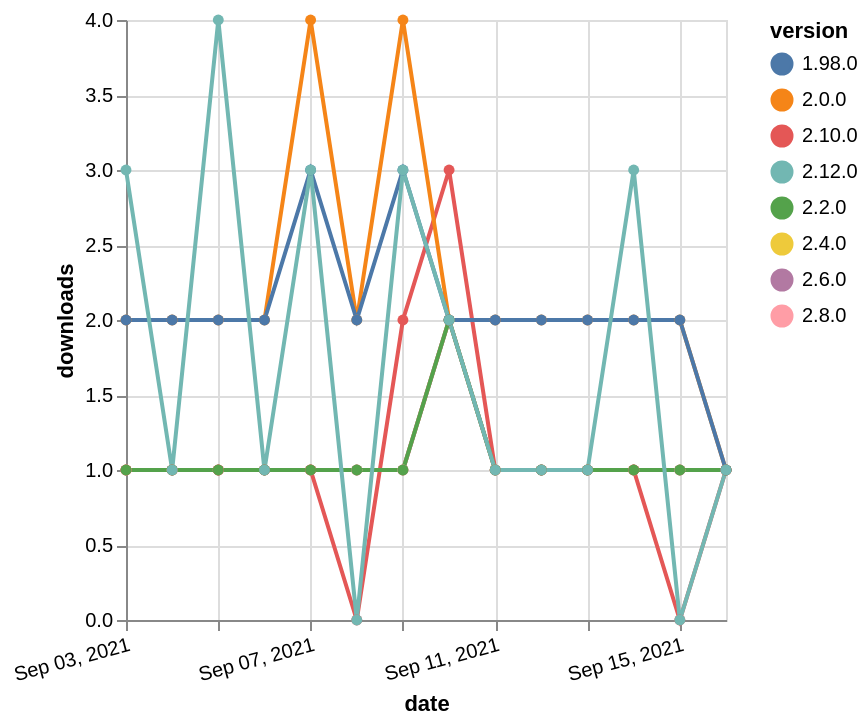

The Vega-Lite source for this figure:
### Vega-Lite specification from a JSON file in a GitHub repository (floating-point values rounded to 4 significant figures)
{"$schema": "https://vega.github.io/schema/vega-lite/v5.json", "description": "A simple bar chart with embedded data.", "data": {"values": [{"date": "2021-09-03", "total": 191, "delta": 1, "version": "2.4.0"}, {"date": "2021-09-04", "total": 192, "delta": 1, "version": "2.4.0"}, {"date": "2021-09-05", "total": 193, "delta": 1, "version": "2.4.0"}, {"date": "2021-09-06", "total": 194, "delta": 1, "version": "2.4.0"}, {"date": "2021-09-07", "total": 195, "delta": 1, "version": "2.4.0"}, {"date": "2021-09-08", "total": 196, "delta": 1, "version": "2.4.0"}, {"date": "2021-09-09", "total": 197, "delta": 1, "version": "2.4.0"}, {"date": "2021-09-10", "total": 199, "delta": 2, "version": "2.4.0"}, {"date": "2021-09-11", "total": 200, "delta": 1, "version": "2.4.0"}, {"date": "2021-09-12", "total": 201, "delta": 1, "version": "2.4.0"}, {"date": "2021-09-13", "total": 202, "delta": 1, "version": "2.4.0"}, {"date": "2021-09-14", "total": 203, "delta": 1, "version": "2.4.0"}, {"date": "2021-09-15", "total": 204, "delta": 1, "version": "2.4.0"}, {"date": "2021-09-16", "total": 205, "delta": 1, "version": "2.4.0"}, {"date": "2021-09-03", "total": 155, "delta": 1, "version": "2.8.0"}, {"date": "2021-09-04", "total": 156, "delta": 1, "version": "2.8.0"}, {"date": "2021-09-05", "total": 157, "delta": 1, "version": "2.8.0"}, {"date": "2021-09-06", "total": 158, "delta": 1, "version": "2.8.0"}, {"date": "2021-09-07", "total": 159, "delta": 1, "version": "2.8.0"}, {"date": "2021-09-08", "total": 160, "delta": 1, "version": "2.8.0"}, {"date": "2021-09-09", "total": 161, "delta": 1, "version": "2.8.0"}, {"date": "2021-09-10", "total": 163, "delta": 2, "version": "2.8.0"}, {"date": "2021-09-11", "total": 164, "delta": 1, "version": "2.8.0"}, {"date": "2021-09-12", "total": 165, "delta": 1, "version": "2.8.0"}, {"date": "2021-09-13", "total": 166, "delta": 1, "version": "2.8.0"}, {"date": "2021-09-14", "total": 167, "delta": 1, "version": "2.8.0"}, {"date": "2021-09-15", "total": 168, "delta": 1, "version": "2.8.0"}, {"date": "2021-09-16", "total": 169, "delta": 1, "version": "2.8.0"}, {"date": "2021-09-03", "total": 182, "delta": 1, "version": "2.6.0"}, {"date": "2021-09-04", "total": 183, "delta": 1, "version": "2.6.0"}, {"date": "2021-09-05", "total": 184, "delta": 1, "version": "2.6.0"}, {"date": "2021-09-06", "total": 185, "delta": 1, "version": "2.6.0"}, {"date": "2021-09-07", "total": 186, "delta": 1, "version": "2.6.0"}, {"date": "2021-09-08", "total": 187, "delta": 1, "version": "2.6.0"}, {"date": "2021-09-09", "total": 188, "delta": 1, "version": "2.6.0"}, {"date": "2021-09-10", "total": 190, "delta": 2, "version": "2.6.0"}, {"date": "2021-09-11", "total": 191, "delta": 1, "version": "2.6.0"}, {"date": "2021-09-12", "total": 192, "delta": 1, "version": "2.6.0"}, {"date": "2021-09-13", "total": 193, "delta": 1, "version": "2.6.0"}, {"date": "2021-09-14", "total": 194, "delta": 1, "version": "2.6.0"}, {"date": "2021-09-15", "total": 195, "delta": 1, "version": "2.6.0"}, {"date": "2021-09-16", "total": 196, "delta": 1, "version": "2.6.0"}, {"date": "2021-09-03", "total": 193, "delta": 1, "version": "2.10.0"}, {"date": "2021-09-04", "total": 194, "delta": 1, "version": "2.10.0"}, {"date": "2021-09-05", "total": 195, "delta": 1, "version": "2.10.0"}, {"date": "2021-09-06", "total": 196, "delta": 1, "version": "2.10.0"}, {"date": "2021-09-07", "total": 197, "delta": 1, "version": "2.10.0"}, {"date": "2021-09-08", "total": 197, "delta": 0, "version": "2.10.0"}, {"date": "2021-09-09", "total": 199, "delta": 2, "version": "2.10.0"}, {"date": "2021-09-10", "total": 202, "delta": 3, "version": "2.10.0"}, {"date": "2021-09-11", "total": 203, "delta": 1, "version": "2.10.0"}, {"date": "2021-09-12", "total": 204, "delta": 1, "version": "2.10.0"}, {"date": "2021-09-13", "total": 205, "delta": 1, "version": "2.10.0"}, {"date": "2021-09-14", "total": 206, "delta": 1, "version": "2.10.0"}, {"date": "2021-09-15", "total": 206, "delta": 0, "version": "2.10.0"}, {"date": "2021-09-16", "total": 207, "delta": 1, "version": "2.10.0"}, {"date": "2021-09-03", "total": 2455, "delta": 2, "version": "2.0.0"}, {"date": "2021-09-04", "total": 2457, "delta": 2, "version": "2.0.0"}, {"date": "2021-09-05", "total": 2459, "delta": 2, "version": "2.0.0"}, {"date": "2021-09-06", "total": 2461, "delta": 2, "version": "2.0.0"}, {"date": "2021-09-07", "total": 2465, "delta": 4, "version": "2.0.0"}, {"date": "2021-09-08", "total": 2467, "delta": 2, "version": "2.0.0"}, {"date": "2021-09-09", "total": 2471, "delta": 4, "version": "2.0.0"}, {"date": "2021-09-10", "total": 2473, "delta": 2, "version": "2.0.0"}, {"date": "2021-09-11", "total": 2475, "delta": 2, "version": "2.0.0"}, {"date": "2021-09-12", "total": 2477, "delta": 2, "version": "2.0.0"}, {"date": "2021-09-13", "total": 2479, "delta": 2, "version": "2.0.0"}, {"date": "2021-09-14", "total": 2481, "delta": 2, "version": "2.0.0"}, {"date": "2021-09-15", "total": 2483, "delta": 2, "version": "2.0.0"}, {"date": "2021-09-16", "total": 2484, "delta": 1, "version": "2.0.0"}, {"date": "2021-09-03", "total": 242, "delta": 1, "version": "2.2.0"}, {"date": "2021-09-04", "total": 243, "delta": 1, "version": "2.2.0"}, {"date": "2021-09-05", "total": 244, "delta": 1, "version": "2.2.0"}, {"date": "2021-09-06", "total": 245, "delta": 1, "version": "2.2.0"}, {"date": "2021-09-07", "total": 246, "delta": 1, "version": "2.2.0"}, {"date": "2021-09-08", "total": 247, "delta": 1, "version": "2.2.0"}, {"date": "2021-09-09", "total": 248, "delta": 1, "version": "2.2.0"}, {"date": "2021-09-10", "total": 250, "delta": 2, "version": "2.2.0"}, {"date": "2021-09-11", "total": 251, "delta": 1, "version": "2.2.0"}, {"date": "2021-09-12", "total": 252, "delta": 1, "version": "2.2.0"}, {"date": "2021-09-13", "total": 253, "delta": 1, "version": "2.2.0"}, {"date": "2021-09-14", "total": 254, "delta": 1, "version": "2.2.0"}, {"date": "2021-09-15", "total": 255, "delta": 1, "version": "2.2.0"}, {"date": "2021-09-16", "total": 256, "delta": 1, "version": "2.2.0"}, {"date": "2021-09-03", "total": 2347, "delta": 2, "version": "1.98.0"}, {"date": "2021-09-04", "total": 2349, "delta": 2, "version": "1.98.0"}, {"date": "2021-09-05", "total": 2351, "delta": 2, "version": "1.98.0"}, {"date": "2021-09-06", "total": 2353, "delta": 2, "version": "1.98.0"}, {"date": "2021-09-07", "total": 2356, "delta": 3, "version": "1.98.0"}, {"date": "2021-09-08", "total": 2358, "delta": 2, "version": "1.98.0"}, {"date": "2021-09-09", "total": 2361, "delta": 3, "version": "1.98.0"}, {"date": "2021-09-10", "total": 2363, "delta": 2, "version": "1.98.0"}, {"date": "2021-09-11", "total": 2365, "delta": 2, "version": "1.98.0"}, {"date": "2021-09-12", "total": 2367, "delta": 2, "version": "1.98.0"}, {"date": "2021-09-13", "total": 2369, "delta": 2, "version": "1.98.0"}, {"date": "2021-09-14", "total": 2371, "delta": 2, "version": "1.98.0"}, {"date": "2021-09-15", "total": 2373, "delta": 2, "version": "1.98.0"}, {"date": "2021-09-16", "total": 2374, "delta": 1, "version": "1.98.0"}, {"date": "2021-09-03", "total": 128, "delta": 3, "version": "2.12.0"}, {"date": "2021-09-04", "total": 129, "delta": 1, "version": "2.12.0"}, {"date": "2021-09-05", "total": 133, "delta": 4, "version": "2.12.0"}, {"date": "2021-09-06", "total": 134, "delta": 1, "version": "2.12.0"}, {"date": "2021-09-07", "total": 137, "delta": 3, "version": "2.12.0"}, {"date": "2021-09-08", "total": 137, "delta": 0, "version": "2.12.0"}, {"date": "2021-09-09", "total": 140, "delta": 3, "version": "2.12.0"}, {"date": "2021-09-10", "total": 142, "delta": 2, "version": "2.12.0"}, {"date": "2021-09-11", "total": 143, "delta": 1, "version": "2.12.0"}, {"date": "2021-09-12", "total": 144, "delta": 1, "version": "2.12.0"}, {"date": "2021-09-13", "total": 145, "delta": 1, "version": "2.12.0"}, {"date": "2021-09-14", "total": 148, "delta": 3, "version": "2.12.0"}, {"date": "2021-09-15", "total": 148, "delta": 0, "version": "2.12.0"}, {"date": "2021-09-16", "total": 149, "delta": 1, "version": "2.12.0"}]}, "width": "container", "mark": {"type": "line", "point": {"filled": true}}, "encoding": {"x": {"field": "date", "type": "temporal", "timeUnit": "yearmonthdate", "title": "date", "axis": {"labelAngle": -15}}, "y": {"field": "delta", "type": "quantitative", "title": "downloads"}, "color": {"field": "version", "type": "nominal"}, "tooltip": {"field": "delta"}}}
